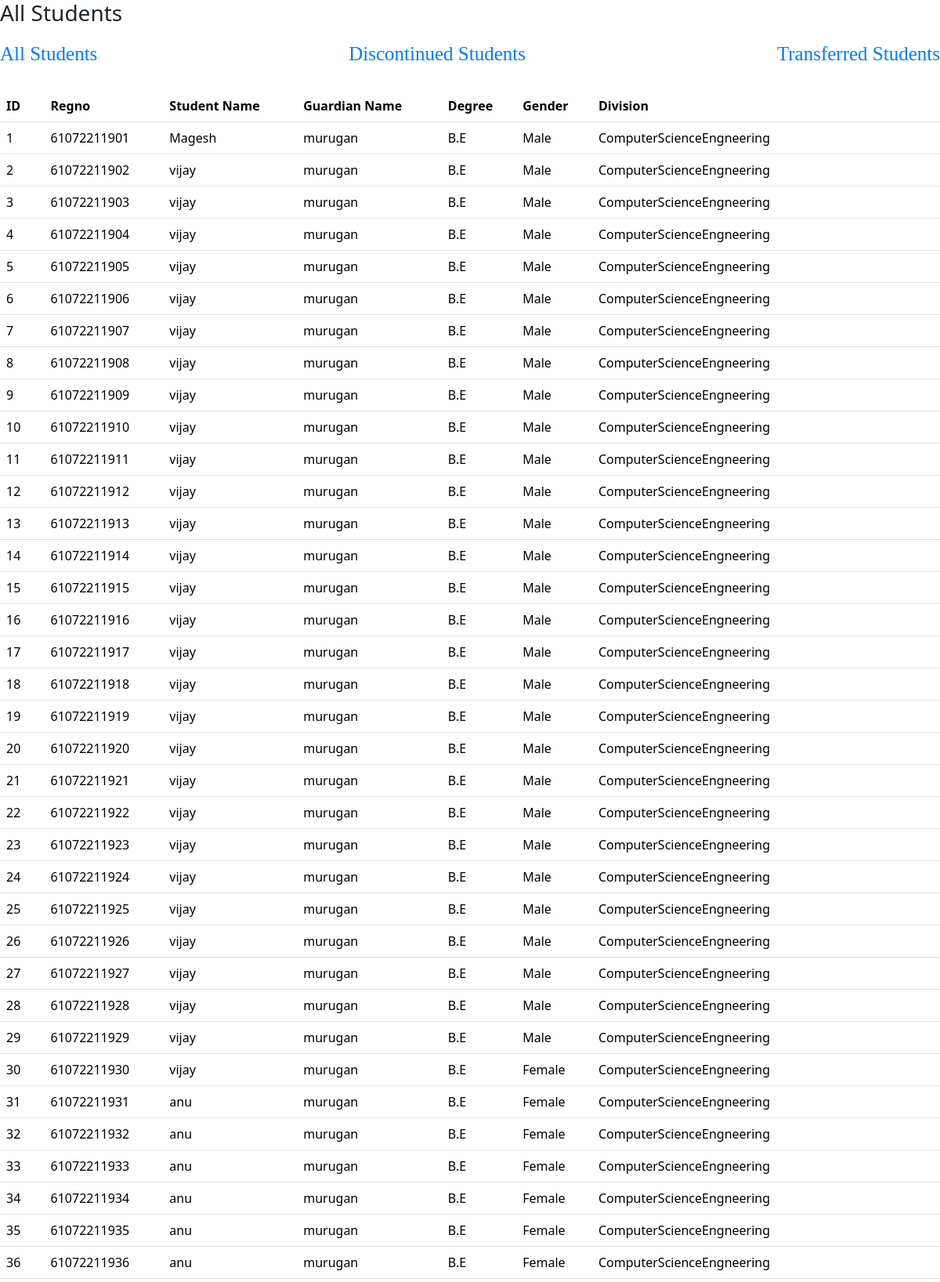
The app's page /Student/admin/all.php (signed in, upper part) with its own data.
### tables this page shows
CREATE TABLE `student` (
  `id` int(100) NOT NULL,
  `regno` varchar(100) NOT NULL,
  `tcno` int(200) NOT NULL,
  `sname` varchar(200) NOT NULL,
  `gname` varchar(200) NOT NULL,
  `contact` varchar(50) NOT NULL,
  `address` varchar(2000) NOT NULL,
  `community` varchar(500) NOT NULL DEFAULT 'REFER COMMUNITY CERTIFICATE ISSUED BY REVENUE AUTHORITIES',
  `cast` varchar(100) NOT NULL,
  `dob` date NOT NULL,
  `class` varchar(10) NOT NULL,
  `shift` varchar(100) NOT NULL,
  `grad` varchar(200) NOT NULL,
  `gender` varchar(10) NOT NULL,
  `blgroup` varchar(5) NOT NULL,
  `division` varchar(50) NOT NULL,
  `religion` varchar(50) NOT NULL,
  `doa` date NOT NULL,
  `college` varchar(200) NOT NULL DEFAULT 'GOVERNMENT COLLEGE OF ENGINEERING BARGUR,KRISHNAGIRI',
  `nation` varchar(50) NOT NULL DEFAULT 'INDIAN',
  `lastyear` varchar(100) NOT NULL,
  `highclass` varchar(500) NOT NULL DEFAULT 'Refer Mark Sheets',
  `fees` varchar(50) NOT NULL,
  `scholarship` varchar(50) NOT NULL,
  `medical` varchar(50) NOT NULL,
  `medium` varchar(50) NOT NULL DEFAULT 'English',
  `lid` date DEFAULT NULL,
  `tcapply` date DEFAULT NULL,
  `tcd` date DEFAULT NULL,
  `conduct` varchar(100) NOT NULL,
  `acdyear` varchar(200) NOT NULL,
  `leaveyear` varchar(200) DEFAULT NULL,
  `tc_generated` tinyint(1) DEFAULT 0,
  `admno` varchar(200) NOT NULL,
  `addept` varchar(200) NOT NULL,
  `adyear` varchar(200) NOT NULL,
  `tcyear` varchar(200) NOT NULL,
  `status` varchar(200) NOT NULL DEFAULT 'none',
  `lyear` varchar(50) NOT NULL
);

### Student/admin/all.php (the view, shortened to what this page needs)
<?php
$cn = mysqli_connect("localhost", "root", "1711104@gceb!!", "db_admission");
$sql = "SELECT * FROM student WHERE status = 'None'";
$table = mysqli_query($cn, $sql);
?>
<!doctype html>
<html lang="en">
<head>
    <link rel="stylesheet" href="https://cdn.jsdelivr.net/npm/bootstrap@5.3.3/dist/css/bootstrap.min.css">
    <link rel="stylesheet" href="https://cdnjs.cloudflare.com/ajax/libs/font-awesome/6.0.0-beta3/css/all.min.css">
</head>
<body>
    <div class="section-title">
        <h3>All Students</h3>
    </div>
    <div class="navbar">
        <a href="?a=all">All Students</a>
        <a href="?a=discontinue">Discontinued Students</a>
        <a href="?a=transfer">Transferred Students</a>
    </div>
    <?php
    if ($table && mysqli_num_rows($table) > 0) {
        echo '<table class="table">';
        echo '<tr><th>ID</th><th>Regno</th><th>Student Name</th><th>Guardian Name</th><th>Degree</th><th>Gender</th><th>Division</th></tr>';
        while ($row = mysqli_fetch_assoc($table)) {
            echo '<tr>';
            echo '<td>' . htmlentities($row["id"]) . '</td>';
            echo '<td>' . htmlentities($row["regno"]) . '</td>';
            echo '<td>' . htmlentities($row["sname"]) . '</td>';
            echo '<td>' . htmlentities($row["gname"]) . '</td>';
            echo '<td>' . htmlentities($row["grad"]) . '</td>';
            echo '<td>' . htmlentities($row["gender"]) . '</td>';
            echo '<td>' . htmlentities($row["division"]) . '</td>';
        }
        echo '</table>';
    } else {
        echo '<p style="font-size:25px;font-family:times-new-roman;text-align:center;">No students found.</p>';
    }
    ?>
</body>
</html>

### Student/admin/all.php (style rules this page uses)
.navbar { margin-bottom: 20px; }
.navbar a { text-decoration: none; color: #007bff; font-size:25px; font-family:'time-new-roman'; }

### records on screen
student: id "1", regno "61072211901", sname "Magesh", gname "murugan", grad "B.E", gender "Male", division "ComputerScienceEngneering"
student: id "2", regno "61072211902", sname "vijay", gname "murugan", grad "B.E", gender "Male", division "ComputerScienceEngneering"
student: id "3", regno "61072211903", sname "vijay", gname "murugan", grad "B.E", gender "Male", division "ComputerScienceEngneering"
student: id "4", regno "61072211904", sname "vijay", gname "murugan", grad "B.E", gender "Male", division "ComputerScienceEngneering"
student: id "5", regno "61072211905", sname "vijay", gname "murugan", grad "B.E", gender "Male", division "ComputerScienceEngneering"
student: id "6", regno "61072211906", sname "vijay", gname "murugan", grad "B.E", gender "Male", division "ComputerScienceEngneering"
student: id "7", regno "61072211907", sname "vijay", gname "murugan", grad "B.E", gender "Male", division "ComputerScienceEngneering"
student: id "8", regno "61072211908", sname "vijay", gname "murugan", grad "B.E", gender "Male", division "ComputerScienceEngneering"
student: id "9", regno "61072211909", sname "vijay", gname "murugan", grad "B.E", gender "Male", division "ComputerScienceEngneering"
student: id "10", regno "61072211910", sname "vijay", gname "murugan", grad "B.E", gender "Male", division "ComputerScienceEngneering"
student: id "11", regno "61072211911", sname "vijay", gname "murugan", grad "B.E", gender "Male", division "ComputerScienceEngneering"
student: id "12", regno "61072211912", sname "vijay", gname "murugan", grad "B.E", gender "Male", division "ComputerScienceEngneering"
student: id "13", regno "61072211913", sname "vijay", gname "murugan", grad "B.E", gender "Male", division "ComputerScienceEngneering"
student: id "14", regno "61072211914", sname "vijay", gname "murugan", grad "B.E", gender "Male", division "ComputerScienceEngneering"
student: id "15", regno "61072211915", sname "vijay", gname "murugan", grad "B.E", gender "Male", division "ComputerScienceEngneering"
student: id "16", regno "61072211916", sname "vijay", gname "murugan", grad "B.E", gender "Male", division "ComputerScienceEngneering"
student: id "17", regno "61072211917", sname "vijay", gname "murugan", grad "B.E", gender "Male", division "ComputerScienceEngneering"
student: id "18", regno "61072211918", sname "vijay", gname "murugan", grad "B.E", gender "Male", division "ComputerScienceEngneering"
student: id "19", regno "61072211919", sname "vijay", gname "murugan", grad "B.E", gender "Male", division "ComputerScienceEngneering"
student: id "20", regno "61072211920", sname "vijay", gname "murugan", grad "B.E", gender "Male", division "ComputerScienceEngneering"
student: id "21", regno "61072211921", sname "vijay", gname "murugan", grad "B.E", gender "Male", division "ComputerScienceEngneering"
student: id "22", regno "61072211922", sname "vijay", gname "murugan", grad "B.E", gender "Male", division "ComputerScienceEngneering"
student: id "23", regno "61072211923", sname "vijay", gname "murugan", grad "B.E", gender "Male", division "ComputerScienceEngneering"
student: id "24", regno "61072211924", sname "vijay", gname "murugan", grad "B.E", gender "Male", division "ComputerScienceEngneering"
student: id "25", regno "61072211925", sname "vijay", gname "murugan", grad "B.E", gender "Male", division "ComputerScienceEngneering"
student: id "26", regno "61072211926", sname "vijay", gname "murugan", grad "B.E", gender "Male", division "ComputerScienceEngneering"
student: id "27", regno "61072211927", sname "vijay", gname "murugan", grad "B.E", gender "Male", division "ComputerScienceEngneering"
student: id "28", regno "61072211928", sname "vijay", gname "murugan", grad "B.E", gender "Male", division "ComputerScienceEngneering"
student: id "29", regno "61072211929", sname "vijay", gname "murugan", grad "B.E", gender "Male", division "ComputerScienceEngneering"
student: id "30", regno "61072211930", sname "vijay", gname "murugan", grad "B.E", gender "Female", division "ComputerScienceEngneering"
student: id "31", regno "61072211931", sname "anu", gname "murugan", grad "B.E", gender "Female", division "ComputerScienceEngneering"
student: id "32", regno "61072211932", sname "anu", gname "murugan", grad "B.E", gender "Female", division "ComputerScienceEngneering"
student: id "33", regno "61072211933", sname "anu", gname "murugan", grad "B.E", gender "Female", division "ComputerScienceEngneering"
student: id "34", regno "61072211934", sname "anu", gname "murugan", grad "B.E", gender "Female", division "ComputerScienceEngneering"
student: id "35", regno "61072211935", sname "anu", gname "murugan", grad "B.E", gender "Female", division "ComputerScienceEngneering"
student: id "36", regno "61072211936", sname "anu", gname "murugan", grad "B.E", gender "Female", division "ComputerScienceEngneering"
